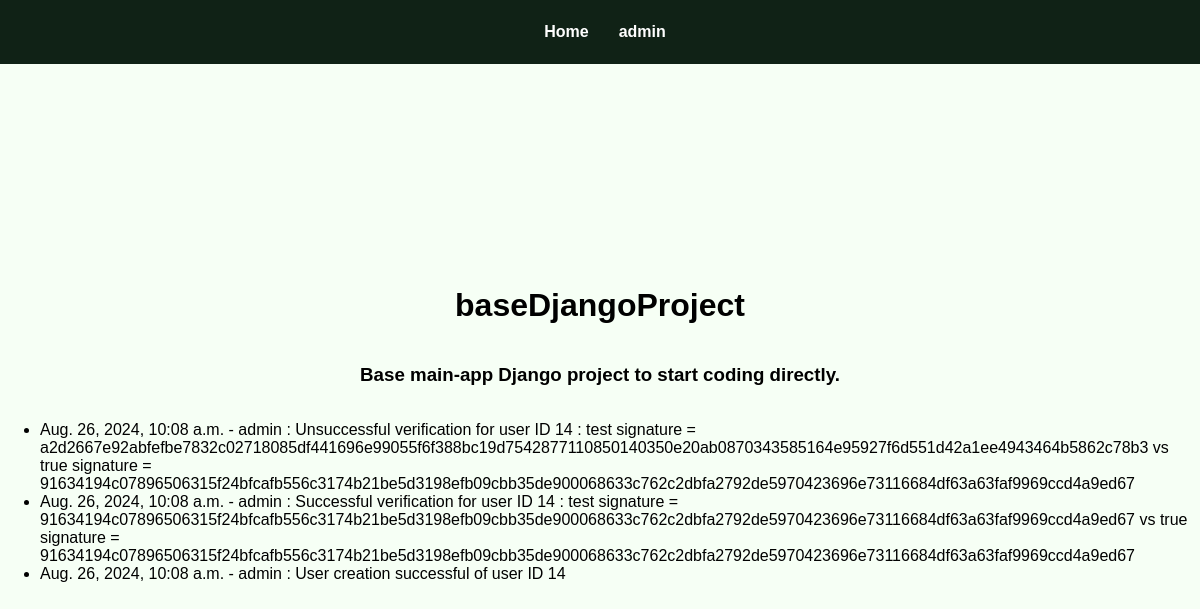
Screenshot of /logs/ (signed in) with the database file from the repository.
### mainapp/models.py (models this page shows, shortened)
class CustomUser(AbstractUser):
    adress = models.CharField(max_length=255)
    country = models.CharField(max_length=3)
    iban = models.CharField(max_length=27, blank=True, null=True)
    signature = models.CharField(max_length=128)
    salt = models.CharField(max_length=16)

class LogEntry(models.Model):
    user = models.ForeignKey(CustomUser, on_delete=models.SET_NULL, null=True, blank=True, related_name='mainapp_logentries')
    timestamp = models.DateTimeField(auto_now_add=True)
    message = models.TextField()

### mainapp/views.py (the view)
# urls.py: path('logs/', views.view_logs, name='logs'),
def view_logs(request):
    logs = LogEntry.objects.order_by('-timestamp')
    return render(request, 'mainapp/logs.html', {'logs': logs})

### mainapp/templates/mainapp/logs.html (shortened to what this page needs)
{% extends 'mainapp/index.html' %}
{% block content %}
    <logs>
        <ul>
            {% for log in logs %}
                <li>{{ log.timestamp }} - {{ log.user.username }} : {{ log.message }}</li>
            {% endfor %}
        </ul>
    </logs>
{% endblock %}

### baseDjangoProject/mainapp/templates/mainapp/index.html (shortened to what this page needs)
{% load static %}
<!DOCTYPE html>
<html lang="en">
<head>
    <link rel="stylesheet" href="{% static 'mainapp/index.css' %}">
</head>
<body>
    <nav>
        <ul>
            <li><a href="{% url 'mainapp:index' %}">Home</a></li>
            {% if user.is_authenticated %}
                <a href="{% url 'mainapp:profile' %}">{{ user.get_username }}</a>
            {% else %}
                <li><a href="{% url 'mainapp:login' %}">Log in</a></li>
                <li><a href="{% url 'mainapp:register' %}">Register</a></li>
            {% endif %}
        </ul>
    </nav>
    <div class="content">
        <h1>baseDjangoProject</h1>
        <h3>Base main-app Django project to start coding directly.</h3>
        {% block content %}
        {% endblock %}
    </div>
</body>
</html>

### mainapp/static/mainapp/index.css (style rules this page uses)
body { background: #f6fff5; margin: 0; font-family: Helvetica, Tahoma, Geneva, Verdana, sans-serif; }
.content { display: flex; flex-direction: column; justify-content: center; align-items: center; height: 92vh; }
nav { background-color: #102216; display: flex; justify-content: center; align-items: center; height: 8vh; }
nav ul { display: flex; align-items: center; margin: 0; padding: 0; list-style: none; }
nav li { font-size: 16px; text-decoration: none; margin: 0 10px; }
nav a { margin: 0 10px; color: #ffffff; font-weight: 700; text-decoration: none; }

### rows the page displays
CustomUser: get_username "admin"
LogEntry: timestamp "Aug. 26, 2024, 10:08 a.m.", user.username "admin", message "Unsuccessful verification for user ID 14 : test signature = a2d2667e92abfefbe7832c02718085df441696e99055f6f388bc19d7542877110850140350e20ab0870343585164e95927f6d551d42a1ee4943464b5862c78b3 vs true signature = 91634194c07896506315f24bfcafb556c3174b21be5d3198efb09cbb35de900068633c762c2dbfa2792de5970423696e73116684df63a63faf9969ccd4a9ed67"
LogEntry: timestamp "Aug. 26, 2024, 10:08 a.m.", user.username "admin", message "Successful verification for user ID 14 : test signature = 91634194c07896506315f24bfcafb556c3174b21be5d3198efb09cbb35de900068633c762c2dbfa2792de5970423696e73116684df63a63faf9969ccd4a9ed67 vs true signature = 91634194c07896506315f24bfcafb556c3174b21be5d3198efb09cbb35de900068633c762c2dbfa2792de5970423696e73116684df63a63faf9969ccd4a9ed67"
LogEntry: timestamp "Aug. 26, 2024, 10:08 a.m.", user.username "admin", message "User creation successful of user ID 14"
